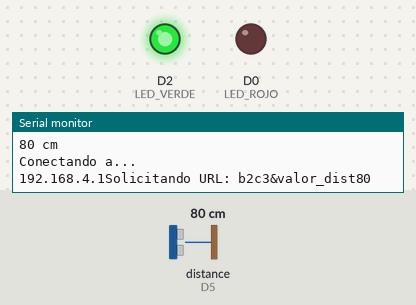
A sketch run on a simulated ESP8266 (NodeMCU). Shown: output pins drawn as LEDs (lit = HIGH), the last lines printed to the serial monitor. Wiring (inferred from the names in the program): ultrasonic range finder: trigger D7; echo D5. The test bench sets the inputs (shaded band); at power-on: distance to the obstacle (sensor on D5) 80 cm. The echo pulse lasts 58.3 µs per cm; WiFi joins after 1.5 s; servers stay silent unless stated; pins used as bus, display or sensor lines are not drawn.

Above: at 4.7 s.
4.8 s: distance to the obstacle (sensor on D5) set to 33 cm
7.8 s: distance to the obstacle (sensor on D5) set to 27 cm
At 8.9 s:
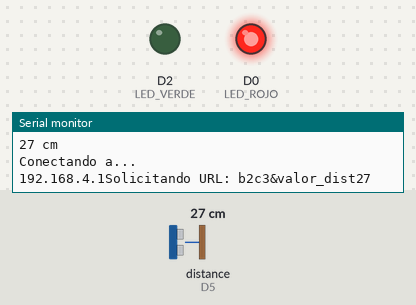
9.4 s: distance to the obstacle (sensor on D5) set to 35 cm
At 10.6 s:
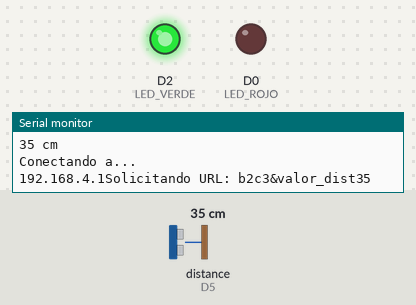
10.9 s: distance to the obstacle (sensor on D5) set to 2 cm
At 11.5 s:
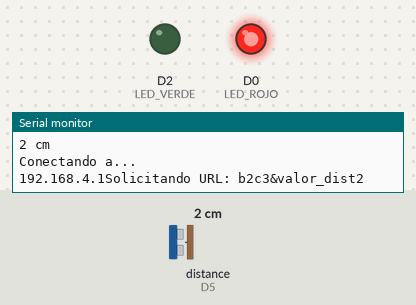
Timing chart, 0 to 13.5 s (numbered marks = the images above; inputs shaded):
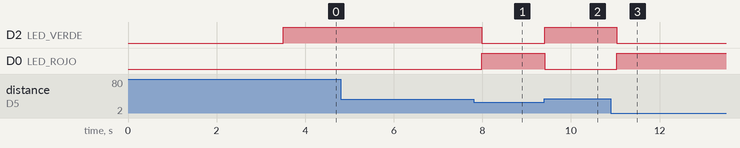

Measured:
- the behaviour switches between 31 and 30 cm on distance to the obstacle (sensor on D5) (found by bisection; images 0 and 1)
- after the input at 7.8 s, D2 (LED_VERDE): HIGH → LOW after 0.19 s; D0 (LED_ROJO): LOW → HIGH after 0.19 s
- after the input at 9.4 s, D2 (LED_VERDE): LOW → HIGH at once; D0 (LED_ROJO): HIGH → LOW at once
- after the input at 10.9 s, D2 (LED_VERDE): HIGH → LOW after 0.13 s; D0 (LED_ROJO): LOW → HIGH after 0.13 s

The sketch:

ESP8266_cliente.ino
```cpp
#include <Ticker.h>
Ticker lectorUltraS;

//Librerias internas del proyecto
#include "Datos.h"
#include "Wifi.h"
#include "Cliente_Servidor.h"


void setup() {

  ArranqueWifi();

  SetPins();

}

void loop() {

  //timer = millis();

  //Condición que llama a la función de reconectar al wifi
  if (WifiMulti.run() != WL_CONNECTED){
    ActualizarWifi();
  }

  if (ECO == NULL){
    Serial.println("Fallo del sensor!!");
    return;
  }


  LecturaUltrasonica();


  valor_dist = (int)DISTANCIA;
  Serial << valor_dist << " cm" << "\n";


  ConexionServidor();

}
```

Cliente_Servidor.h
```cpp
void ConexionServidor(){
  // Inicia la conexión con el servidor
  Serial << "Conectando a...  " << "\n" << host;

  // Se intenta la conexión con el servidor
  WiFiClient client;
  if (!client.connect(host, httpPort)) {
    Serial.println("Conexión fallida!!!");
    return;
  }

  //Si la conexión es realizada, se realiza una URL concatenando la mac del ESP8266
  //con el valor de la distancia leída
  url   = macID;
  url  += "&valor_dist";
  url  += valor_dist;

  Serial << "Solicitando URL: " << url << "\n";
}
```

Datos.h
```cpp
//Declaración e inicialización de las variables utilizadas
//para la conexión WIFI local
const char* ESPSSID         = "ESP8266 Server 423A?";
const char* PasswordSSID    = "M_2R9'5#V+w8";


//Información del servidor
const char* host            = "192.168.4.1"; //Dirección IP del servidor
const uint8_t httpPort      = 80; //Puerto de conexión

String macID; //Variable para almacenar la macID
String url;

//Variable donde se almacenará la medición del sensor ultrasónico
int valor_dist;


//Variables para medir el tiempo con millis
unsigned int timer, t1=0,t2=0,t3=0;


//==================================================================================
//Definición de pines para el nodeMCU V3 1.0 ESP8266 Módulo ESP - 12E
//==================================================================================

#define D0    16   //GPIO16  - WAKE UP
#define D1    5    //GPIO5
#define D2    4    //GPIO4
#define D3    0    //GPIO0
#define D4    2    //GPIO2   - TXD1

#define D5    14   //GPIO14  - HSCLK
#define D6    12   //GPIO12  - HMISO
#define D7    13   //GPIO13  - HMOSI  - RXD2
#define D8    15   //GPIO15  - HCS    - TXD2
#define RX    3    //GPIO3   - RXD0
#define TX    1    //GPIO1   - TXD0

#define S2 9       //GPIO9
#define S3 10      //GPIO10


//==================================================================================
//Inicialización de pines para el funcionamiento del sensor
//==================================================================================

const uint8_t TRIG = D7;      // Señal de transmisión
const uint8_t ECO = D5;       // Señal de recepción
const uint8_t LED_ROJO = D0;  // Led rojo
const uint8_t LED_VERDE = D2; // Led verde
int           DURACION;       // Variable para almacenar la información recibida del sensor
int           DISTANCIA;      // Variable utilizada para transformar a distancia según la información
                              // dada por el fabricante del sensor ultrasónico
const uint8_t Dist_max = 30;
const uint8_t Dist_min = 2;

//==================================================================================
//Setting y funcionamiento del sensor
//==================================================================================

void SetPins(){
  pinMode(LED_ROJO, OUTPUT);
  pinMode(LED_VERDE, OUTPUT);
  pinMode(TRIG, OUTPUT);
  pinMode(ECO, INPUT);
}

void LecturaUltrasonica(){
  digitalWrite(TRIG, HIGH);      // Estas tres líneas sirven para medir el tiempo que toma
  delayMicroseconds(10);          // el sensor para enviar y recibir una respuesta
  digitalWrite(TRIG, LOW);

  DURACION = pulseIn(ECO, HIGH); // Devuelve un valor de tiempo equivalente en microsegundos
  DISTANCIA = DURACION / 58.3;   // 58.3 es un valor especificado por el fabricante
                                 // y el resultado es dado en centímentros

// El if evaluará la distancia captada por el sensor y apagará y encenderá los leds
  if (DISTANCIA >= Dist_min && DISTANCIA <= Dist_max){
    digitalWrite(LED_ROJO, HIGH);
    digitalWrite(LED_VERDE, LOW);
  }
  else if (DISTANCIA >= Dist_max){
    digitalWrite(LED_ROJO, LOW);
    digitalWrite(LED_VERDE, HIGH);
  }
  else{
    digitalWrite(LED_ROJO, LOW);
    digitalWrite(LED_VERDE, LOW);
  }
}
```

Wifi.h
```cpp
#if defined(ESP32)

//Librerias para ESP32
#include <WiFi.h>
#include <WiFiMulti.h>
WiFiMulti WifiMulti;

#elif defined(ESP8266)

//Librerias para ESP8266
#include <ESP8266WiFi.h>
#include <ESP8266WiFiMulti.h>
ESP8266WiFiMulti WifiMulti;

#endif


//Código aplicado para generar sobrecarga de operadores
template<class T> inline Print &operator <<(Print &obj, T arg) {
  obj.print(arg);
  return obj;
}

void ArranqueWifi(){

//==================================================================================
//                                  Código para estación
//==================================================================================

  Serial.begin(115200);
  delay(2000);

  // Obtenemos la macID de nuestro ESP8266
  uint8_t mac[WL_MAC_ADDR_LENGTH];
  WiFi.softAPmacAddress(mac);
  macID = String(mac[WL_MAC_ADDR_LENGTH - 2], HEX) + String(mac[WL_MAC_ADDR_LENGTH - 1], HEX);
  Serial.print(macID);

  WiFi.mode(WIFI_STA);
  Serial.println("\nIniciando multi Wifi");

  //Redes wifi configuradas
  WifiMulti.addAP(ESPSSID, PasswordSSID);
  WifiMulti.addAP("", "");

  //Ejecucion del multi Wifi para conectarse a una red de las configuradas
  Serial.print("Conectando a Wifi...");
  if (WifiMulti.run() == WL_CONNECTED) {

    Serial << "\n" << "Conectado" << "\n";
    Serial << "SSID: " << WiFi.SSID() << "\n" << "IP: " << WiFi.localIP() << "\n";
  }
}


//Función para refrescar el Wifi en caso de desconexión
void ActualizarWifi(){

  while(WifiMulti.run()!= WL_CONNECTED){
    Serial.print(".");
    delay(5000);
  }

   Serial << "\n" << "Conectado" << "\n";
   Serial << "SSID: " << WiFi.SSID() << "\n" << "IP: " << WiFi.localIP() << "\n";
}
```
